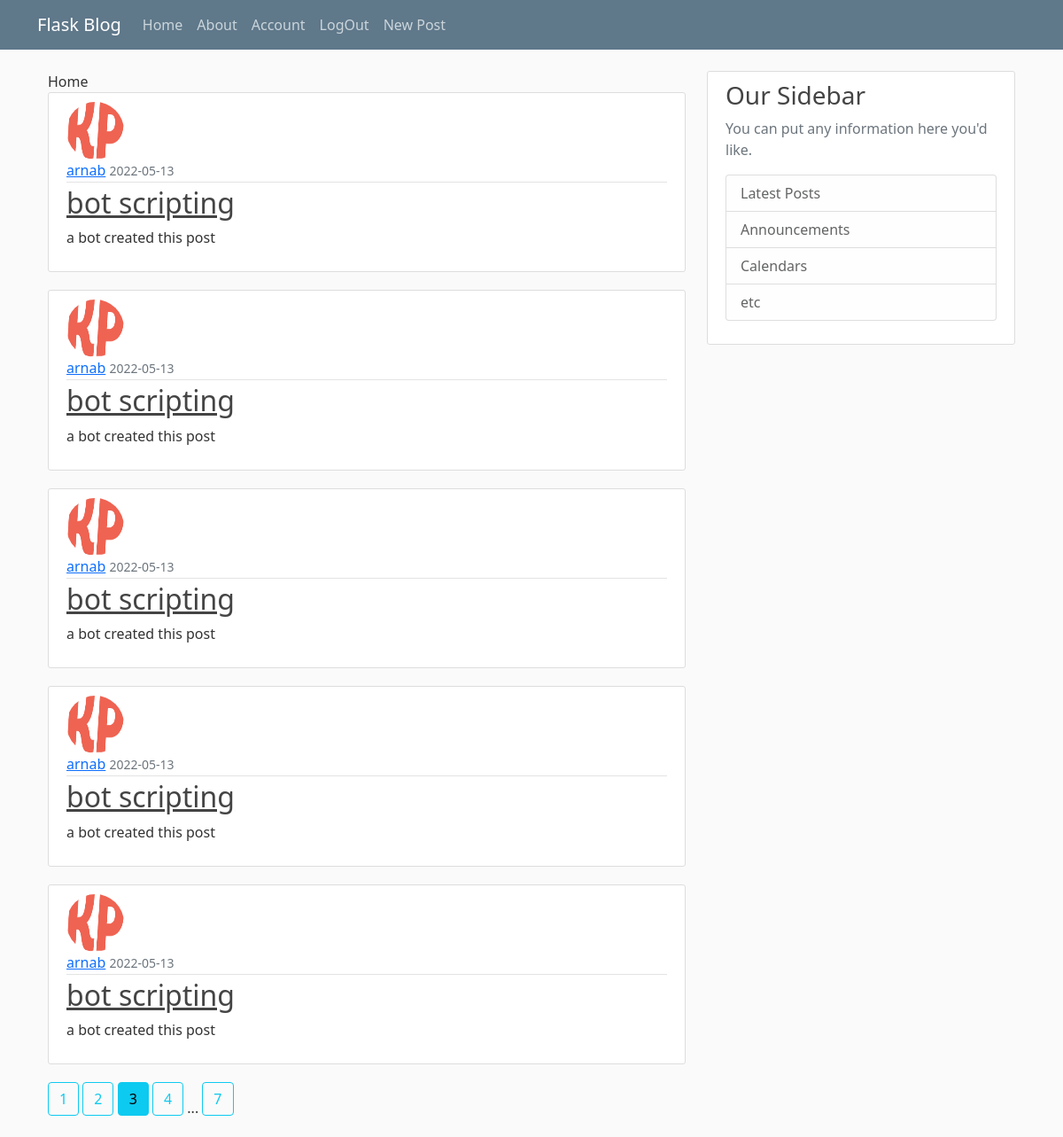
Page /?page=3 (signed in) on the committed database.
### blog/models.py (models this page shows, shortened)
class Post(db.Model , UserMixin):
    id = db.Column(db.Integer , primary_key=True)
    title = db.Column(db.String(120),nullable=False)
    date_posted = db.Column(db.DateTime,nullable=False,default=datetime.utcnow)
    content = db.Column(db.Text,nullable=False)
    user_id = db.Column(db.Integer,db.ForeignKey("user.id"),nullable=False)

class User(db.Model , UserMixin):
    id = db.Column(db.Integer , primary_key=True)
    username = db.Column(db.String(20),unique=True,nullable=False)
    email = db.Column(db.String(20),unique=True,nullable=False)
    image_file = db.Column(db.String(20),nullable=False , default="default.jpg") # not unique as all of them will have default image
    password = db.Column(db.String(60),nullable=False)
    posts = db.relationship("Post",backref="author",lazy=True)

### blog/routes.py (the view)
@app.route("/")
@login_required
def home():
    page = request.args.get("page",default=1 , type=int)
    number_of_posts_per_page = 5
    posts = Post.query.order_by(Post.date_posted.desc()).paginate(page=page,per_page=number_of_posts_per_page)
    return render_template("home.html",post = posts)

### blog/models.py (called while the page is built)
@login_manager.user_loader
def load_user(user_id):
    return User.query.get(int(user_id)) #getting user by id

### blog/templates/home.html
{% extends 'layout.html' %}
{% block body %}
Home
{% for post in post.items %}
<article class="media content-section">
  <img class="rounded-circle article-img" src="{{ url_for('static', filename= post.author.image_file ) }}" alt="">
    <div class="media-body">
      <div class="article-metadata">
        <a class="mr-2" href="#">{{ post.author.username }}</a>
        <small class="text-muted">
          {{ post.date_posted.strftime("%Y-%m-%d") }}
        </small>
      </div>
      <h2><a class="article-title" href="{{ url_for('post',post_id=post.id) }}">{{ post.title }}</a></h2>
      <p class="article-content">{{ post.content }}</p>
    </div>
  </article>
  {% endfor %}
  {% for page_number in post.iter_pages(left_edge=1,right_edge=1,left_current=1,right_current=2) %}
    {% if page_number %}
      {% if post.page == page_number  %}
        <a class="btn btn-info mb-4" href="{{ url_for('home', page=page_number) }}">{{ page_number }}</a>
      {% else %}
        <a class="btn btn-outline-info mb-4" href="{{ url_for('home', page=page_number) }}">{{ page_number }}</a>
      {% endif %}
      {% else %}
        ...
    {% endif %}
  {% endfor %}
{% endblock body %}

### blog/static/main.css (style rules this page uses)
body { background: #fafafa; color: #333333; margin-top: 5rem; }
h1, h2, h3, h4, h5, h6 { color: #444444; }
.content-section { background: #ffffff; padding: 10px 20px; border: 1px solid #dddddd; border-radius: 3px; margin-bottom: 20px; }
.article-title { color: #444444; }
.article-content { white-space: pre-line; }
.article-img { height: 65px; width: 65px; margin-right: 16px; }
.article-metadata { padding-bottom: 1px; margin-bottom: 4px; border-bottom: 1px solid #e3e3e3 }

### rows in the picture
Post: image_file (picture), author.username "arnab", date_posted "2022-05-13", title "bot scripting", content "a bot created this post"
Post: image_file (picture), author.username "arnab", date_posted "2022-05-13", title "bot scripting", content "a bot created this post"
Post: image_file (picture), author.username "arnab", date_posted "2022-05-13", title "bot scripting", content "a bot created this post"
Post: image_file (picture), author.username "arnab", date_posted "2022-05-13", title "bot scripting", content "a bot created this post"
Post: image_file (picture), author.username "arnab", date_posted "2022-05-13", title "bot scripting", content "a bot created this post"

### other values in the picture
{{ page_number }} "1" "2" "4" "7"
{{ page_number }} "3"
